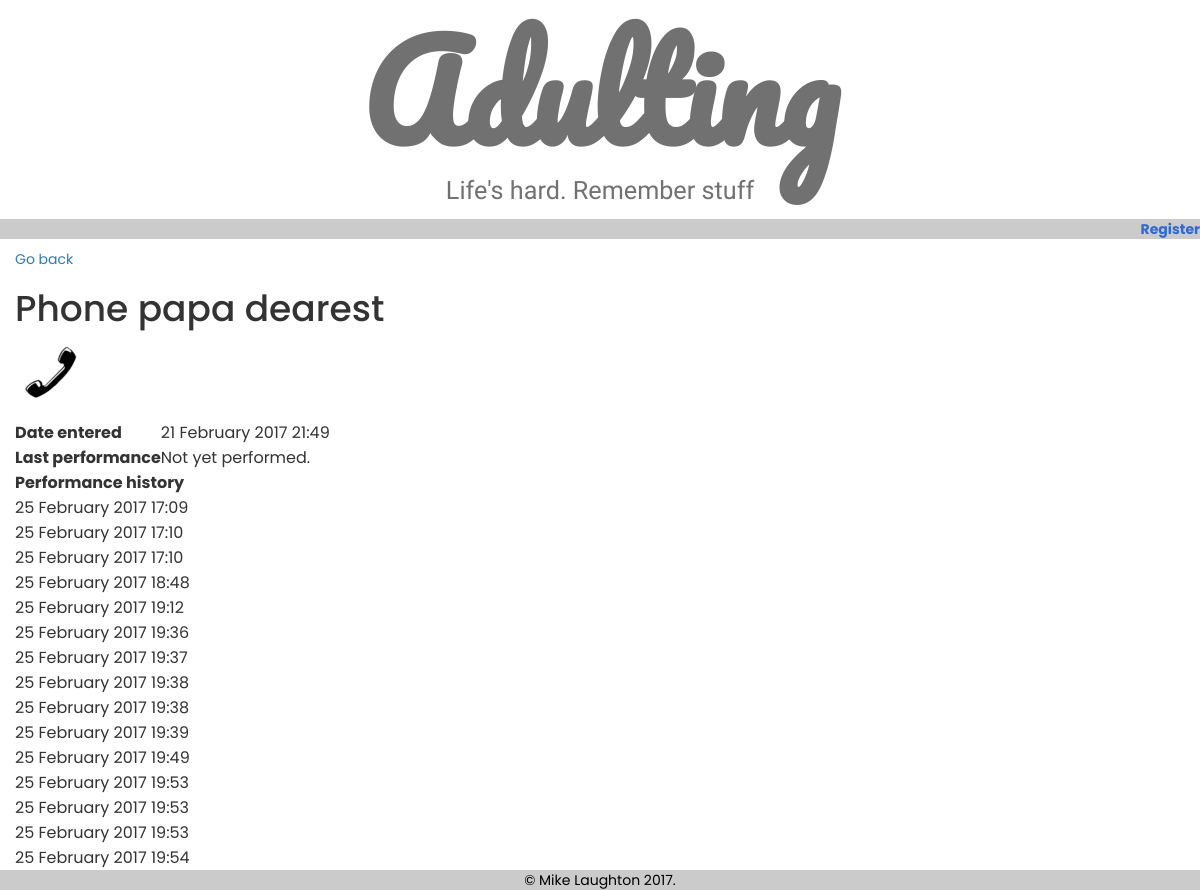
Before: /detail/1 with the older database file.
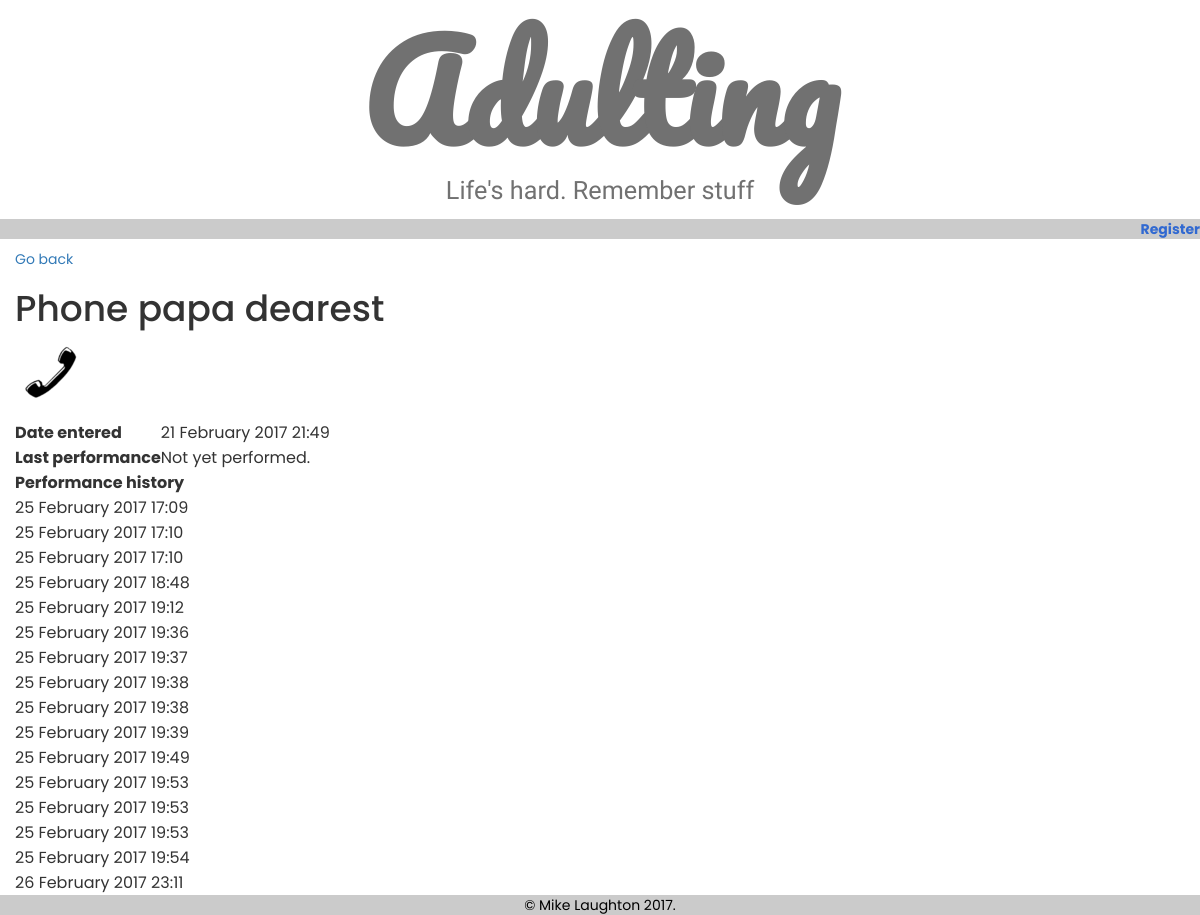
After: the same page with the newer database file.
### reminders/models.py (models this page shows, shortened)
class Performance(models.Model):
	task = models.ForeignKey(Task)
	perf_date = models.DateTimeField(_('Date performed'))

### reminders/views.py (the view)
# urls.py: url(r'^detail/(?P<pk>[0-9]*)/?$', views.TaskDetailView.as_view(),name='detail'),
class TaskDetailView(generic.DetailView):
	model = Task

### reminders/models.py (called while the page is built)
	def __str__(self):
		return self.description

	def last_performed(self):
		return self.performance_set.order_by('-perf_date')[0].perf_date

	def __str__(self):
		return self.label

### reminders/templates/reminders/task_detail.html (shortened to what this page needs)
{% extends "reminders/base.html" %}
{% load static i18n %}
{% get_media_prefix as media_prefix %}
{% block content %}
		<div class="row" id="">
			<div class="activity-single col-xs-12 col-sm-12 col-md-9" id="1">
				<p><a href="{% url 'reminders:index' %}">Go back</a><p>
				<h1 class="activity_title">{{task.label}}</h1>
				<p class="activity_icon"><img src="{% get_media_prefix %}/{{task.icon.icon}}" alt="{{task.icon}}"></p>
				<table>
					<tr>
						<th>{% trans 'Date entered' noop %}</th>
						<td><time>{{ task.entry_date|date:"d F Y" }} {{ task.entry_date|time:"H:i" }}</time></td>
					</tr>
					<tr>
						{% if countdown %}
						<th>Deadline</th>
						<td>{{ task.deadline|date:"d F Y" }} {{ task.deadline|date:"H:i" }}</td>
						{% else %}
						<th>Last performance</th>
						{% if task.last_performed|length > 0 %}
						<td>{{ task.last_performed|date:"d F Y" }} {{ task.last_performed|date:"H:i" }}</td>.
						{% else %}
						<td>Not yet performed.</td>
						{% endif %}
						{% endif %}
					</tr>
					<tr>
						<th colspan="2">
						Performance history
						</th>
					</tr>
					{% for performance in task.performance_set.all %}
					<tr>
					<td colspan="2">
						<time>{{ performance.perf_date|date:"d F Y" }} {{ performance.perf_date|time:"H:i" }}</time>
					</td>
					</tr>
					{% empty %}
					<td colspan="2">
					Not yet performed.
					</td>
					{% endfor %}
				</table>
{% endblock %}

Changed rows visible on the page:
added Performance: perf_date "26 February 2017", perf_date "23:11"
